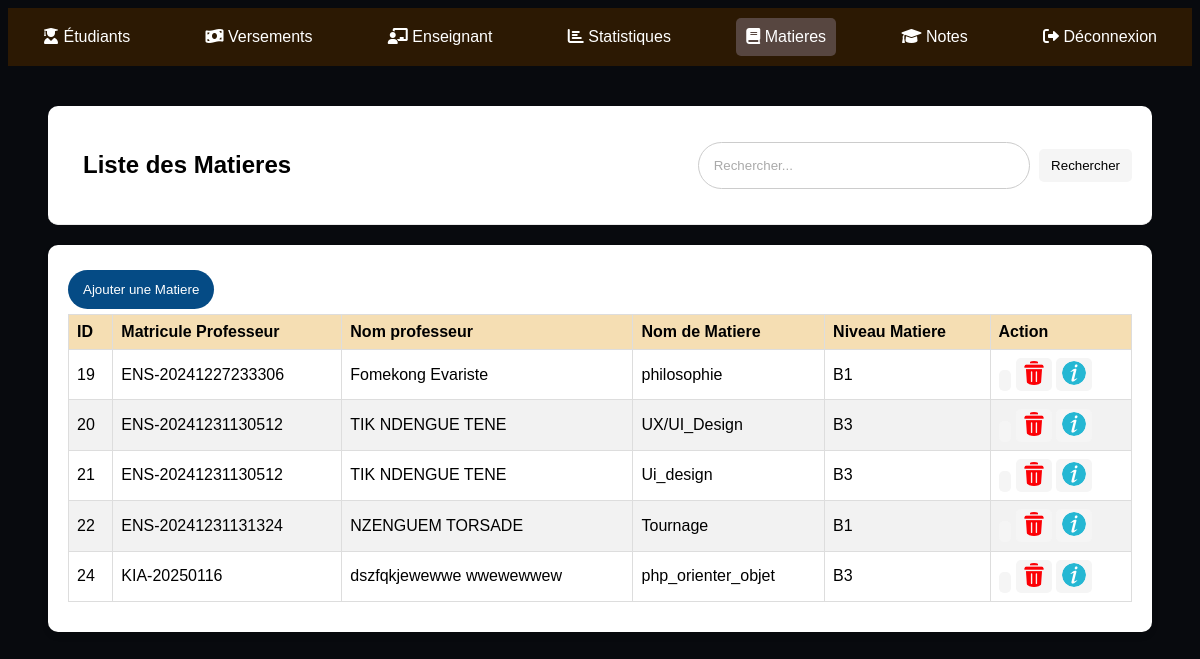
The app's page /gestionMati.php, older data.
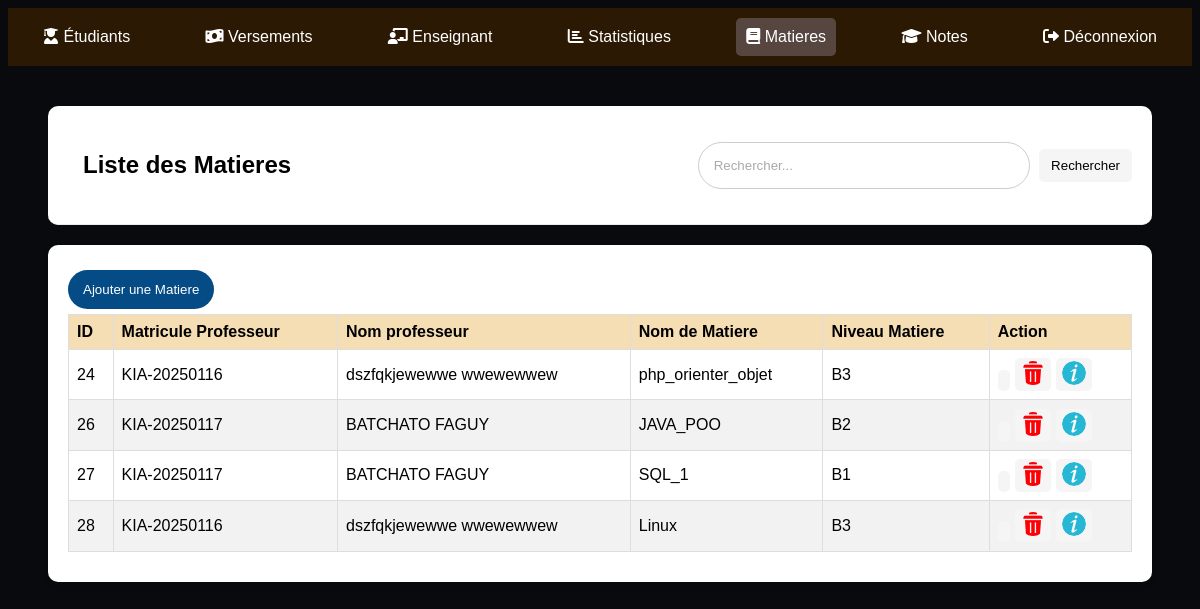
The same page, newer data.
### tables this page shows
CREATE TABLE IF NOT EXISTS `matieres` (
  `id` int NOT NULL AUTO_INCREMENT,
  `matricule_prof` varchar(50) NOT NULL,
  `nom_prof` varchar(100) NOT NULL,
  `nom_matiere` varchar(100) NOT NULL,
  `niveau_matiere` varchar(100) NOT NULL,
  PRIMARY KEY (`id`)
);

### Class/Matiere.php (called while the page is built, shortened)
<?php
class Matiere
{
    private $conn;
    private $table = "matieres";
    public function __construct($db)
    {
        $this->conn = $db;
    }
    public function getAllMatiere()
    {
        $query = "SELECT * FROM " . $this->table;
        $result = $this->conn->query($query);
        $matieres = [];
        while ($row = $result->fetch_assoc()) {
            $matieres[] = $row;
        }
        return $matieres;
    }
}

### gestionMati.php (the view, shortened to what this page needs)
<?php
require_once 'Class/Matiere.php';
$database = new Database();
$db = $database->getConnection();
$matiere = new Matiere($db);
$search = isset($_GET['search']) ? trim($_GET['search']) : '';
$matieres = $matiere->getAllMatiere($search);
?>
<!DOCTYPE html>
<html lang="en">
<head>
    <link rel="stylesheet" href="https://cdnjs.cloudflare.com/ajax/libs/font-awesome/6.0.0-beta3/css/all.min.css">
</head>
<body>
    <div class="navbar">
        <a href="gestionEtu.php"> <i class="fas fa-user-graduate"></i> Étudiants </a>
        <a href="gestionVer.php"><i class="fas fa-money-bill-wave"></i> Versements</a>
        <a href="gestionEnsei.php"><i class="fas fa-chalkboard-teacher"></i> Enseignant</a>
        <a href="statistiques.php"> <i class="fas fa-chart-bar"></i> Statistiques</a>
        <a class="etu" href="gestionMati.php"> <i class="fas fa-book"></i> Matieres</a>
        <a href="listeNote.php"> <i class="fas fa-graduation-cap"></i> Notes</a>
        <a href="logout.php"><i class="fas fa-sign-out-alt"></i> Déconnexion</a>
    </div>
    <div class="content">
        <div class="header">
            <div class="haut">
                <h2>Liste des Matieres</h2>
            </div>
            <form method="GET" action="gestionMati.php">
                <input name="search" type="text" placeholder="Rechercher..." value="<?= htmlspecialchars($search); ?>">
                <button type="submit">Rechercher</button>
            </form>
        </div>
        <div class="table-container">
            <a href="AjouterMati.php"><button class="ajout">Ajouter une Matiere</button></a>
            <table>
                <thead>
                    <tr>
                        <th>ID</th>
                        <th>Matricule Professeur</th>
                        <th>Nom professeur</th>
                        <th>Nom de Matiere</th>
                        <th>Niveau Matiere</th>
                        <th>Action</th>
                    </tr>
                </thead>
                <tbody>
                    <?php if (!empty($matieres)): ?>
                        <?php foreach ($matieres as $matiere): ?>
                            <tr>
                                <td><?= htmlspecialchars($matiere['id']); ?></td>
                                <td><?= htmlspecialchars($matiere['matricule_prof']); ?></td>
                                <td><?= htmlspecialchars($matiere['nom_prof']); ?></td>
                                <td><?= htmlspecialchars($matiere['nom_matiere']); ?></td>
                                <td><?= htmlspecialchars($matiere['niveau_matiere']); ?></td>
                                <td class="actions">
                                    <button class="edit" onclick="location.href='edit.php?id=<?= $matiere['id']; ?>'"><img src="uploads/write.png" alt=""></button>
                                    <button class="delete" onclick="openPopup(<?= $matiere['id']; ?>)"><img src="uploads/delete.png" alt=""></button>
                                    <button class="details" onclick="location.href='inforMati.php?matricule=<?= $matiere['matricule_prof']; ?>'"><img src="uploads/info.png" alt=""></button>
                                </td>
                            </tr>
                        <?php endforeach; ?>
                    <?php else: ?>
                        <tr>
                            <td colspan="12">Aucune matière trouvée.</td>
                        </tr>
                    <?php endif; ?>
                </tbody>
            </table>
        </div>
    </div>
</body>
</html>

### gestionMati.php (style rules this page uses)
body { font-family: 'Arial', sans-serif; background-color: rgb(8, 10, 14); }
.navbar { background-color: rgb(44, 25, 3); color: white; padding: 10px; display: flex; justify-content: space-between; align-items: center; }
.navbar a { text-decoration: none; color: white; margin: 0 15px; padding: 10px; border-radius: 5px; }
.navbar .etu { background-color: rgb(87, 70, 64); }
.content { margin: 20px; padding: 20px; }
.header { background-color: #fff; padding: 15px; border-bottom: 1px solid #eaeaea; display: flex; justify-content: space-between; align-items: center; border-radius: 10px; }
.header h2 { margin-left: 10px; justify-content: left; }
.header input { width: 300px; padding: 15px; border: 1px solid #ccc; border-radius: 38px; }
.header input::placeholder { color: #aaa; }
.header button { background-color: whitesmoke; color: black; margin: 5px; padding: 9px 12px; border: none; border-radius: 5px; cursor: pointer; }
table { width: 100%; border-collapse: collapse; margin-bottom: 10px; background-color: #fff; border-radius: 10px; }
.table-container { margin-top: 20px; background-color: white; border-radius: 10px; padding: 20px; box-shadow: 0 4px 6px rgba(0, 0, 0, 0.1); }
.table-container a { text-decoration: none; }
th, td { padding: 8px; border: 1px solid #ddd; text-align: left; }
th { background-color: wheat; color: black; }
tr:nth-child(even) { background-color: #f2f2f2; }
img { max-width: 50px; max-height: 50px; object-fit: cover; border-radius: 50px; width: 100%; }
.actions button { margin: .2px; padding: 3px 6px; border: none; border-radius: 5px; cursor: pointer; }
.actions .edit { background-color: whitesmoke; color: white; }
.actions .details { background-color: whitesmoke; color: white; }
.actions .delete { background-color: whitesmoke; color: white; }
.ajout { background-color: rgb(5, 75, 133); color: white; display: flex; align-items: center; margin: 5px 0px; padding: 12px 15px; border: none; border-radius: 22px; cursor: pointer; justify-content: center; position: relative; text-decoration: none; }
.haut { padding: 10px; }
.haut h2 { text-decoration: none; color: black; display: flex; align-items: center; margin: 10px 0; padding: 10px; border-radius: 5px; }

Row changes from the older to the newer data that the page shows:
removed matieres: id "19", matricule_prof "ENS-20241227233306", nom_prof "Fomekong Evariste", nom_matiere "philosophie", niveau_matiere "B1"
removed matieres: id "20", matricule_prof "ENS-20241231130512", nom_prof "TIK NDENGUE TENE", nom_matiere "UX/UI_Design", niveau_matiere "B3"
removed matieres: id "21", matricule_prof "ENS-20241231130512", nom_prof "TIK NDENGUE TENE", nom_matiere "Ui_design", niveau_matiere "B3"
removed matieres: id "22", matricule_prof "ENS-20241231131324", nom_prof "NZENGUEM TORSADE", nom_matiere "Tournage", niveau_matiere "B1"
added matieres: id "26", matricule_prof "KIA-20250117", nom_prof "BATCHATO FAGUY", nom_matiere "JAVA_POO", niveau_matiere "B2"
added matieres: id "27", matricule_prof "KIA-20250117", nom_prof "BATCHATO FAGUY", nom_matiere "SQL_1", niveau_matiere "B1"
added matieres: id "28", matricule_prof "KIA-20250116", nom_prof "dszfqkjewewwe wwewewwew", nom_matiere "Linux", niveau_matiere "B3"
